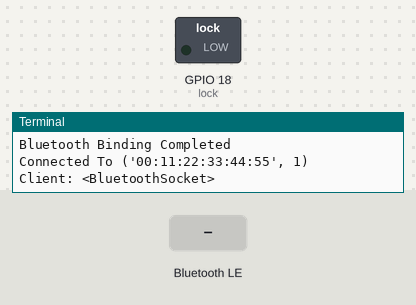
Simulated run of this program. Board: Raspberry Pi (BCM pin numbers). Parts: switched loads named in the program (green lamp = pin HIGH), the last lines printed to the terminal. Inputs (shaded band) come from the test bench. A phone connects over Bluetooth after 1 s.

Above: at 2.2 s.
2.3 s: "1" written over Bluetooth
At 3.5 s:
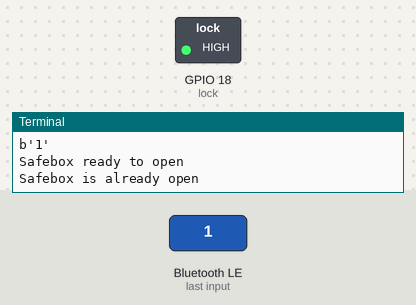
3.8 s: "0" written over Bluetooth
At 4.9 s:
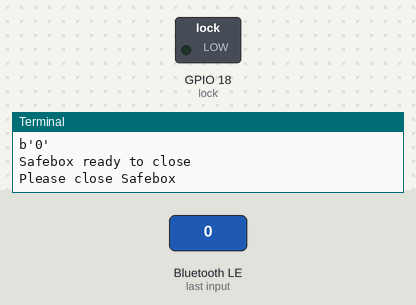
Timing chart, 0 to 6.8 s (numbered marks = the images above; inputs shaded):
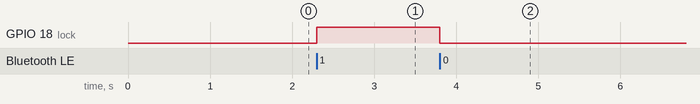

Measured:
- after the input at 2.3 s, GPIO 18 (lock): LOW → HIGH at once
- after the input at 3.8 s, GPIO 18 (lock): HIGH → LOW at once

The program:

BT_app.py
```python
import bluetooth
import RPi.GPIO as GPIO
lock = 18 #Magnetschlösser 1+2
sensor = 17 #Endschalter
GPIO.setmode(GPIO.BCM)
#definiere Magnetschlösser als Output
GPIO.setup(lock, GPIO.OUT)
#definiere Endschalter als Pull-Down Input
GPIO.setup(sensor, GPIO.IN, pull_up_down=GPIO.PUD_DOWN)
host = ""
port = 1
#definiere Bluetooth-Service
server = bluetooth.BluetoothSocket(bluetooth.RFCOMM)
print('Bluetooth Socket Created')
#versuche mit bluetooth service zu verbinden
try:
        server.bind((host, port))
        print("Bluetooth Binding Completed")
except:
        print("Bluetooth Binding Failed")
server.listen(1)
client, address = server.accept()
print("Connected To", address)
print("Client:", client)
try:
        while True:

                data = client.recv(1024)
                print(data)
        #Anforderung von App zum Öffnen
                if data == b"1":
                #setze Magnetschlösser auf 1 (öffnen)
                        GPIO.output(lock, True)
                        print("Safebox ready to open")
                        #sende Nachricht an App
                        send_data = "Safebox ready to open"
                #Abfrage Endschalter (offen/geschlossen)
                        if GPIO.input(sensor) == GPIO.HIGH:
                            print("Please open Safebox")
                            send_data = "Please open Safebox"
                        else:
                            print("Safebox is already open")
                            send_data = "Safebox is already open"
        #Anforderung von App zum Schliessen
                else:
                        #setze Magnetschlösser auf 0 (schliessen)
                        GPIO.output(lock, False)
                        print("Safebox ready to close")
                        #sende Nachricht an App
                        send_data = "Safebox ready to close "
                #Abfrage Endschalter (offen/geschlossen)
                        if GPIO.input(sensor) == GPIO.HIGH:
                            print("Safebox Closed")
                            send_data = "Safebox Closed"
                        else:
                            print("Please close Safebox")
                            send_data = "Please close Safebox"
                client.send(send_data)
except:
        GPIO.cleanup()
        client.close()
        server.close()
```
